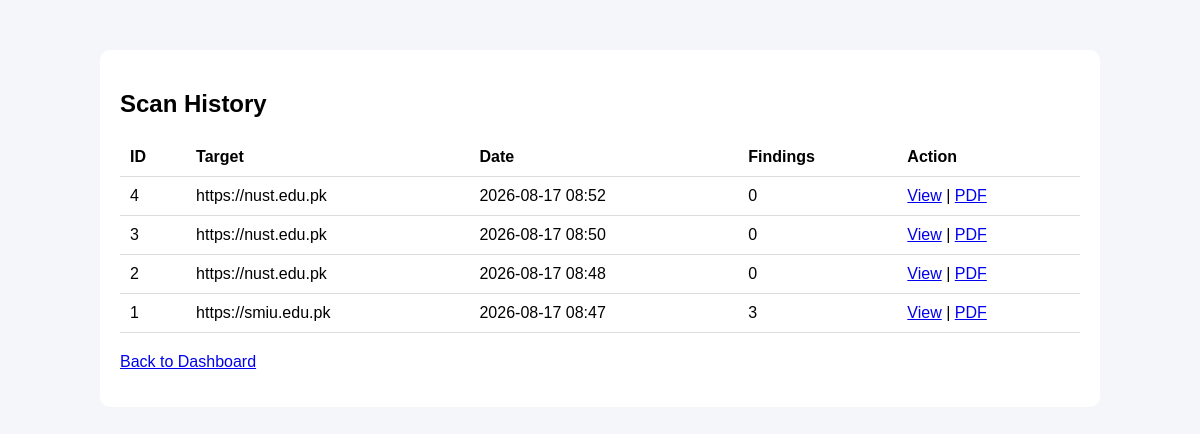
The page /history (signed in) on the database its author committed.
### app.py (models this page shows)
class ScanRecord(db.Model):
    id = db.Column(db.Integer, primary_key=True)
    target_url = db.Column(db.String(500))
    scan_date = db.Column(db.DateTime, default=datetime.utcnow)
    total_findings = db.Column(db.Integer)
    scan_duration = db.Column(db.Float)
    findings_json = db.Column(db.Text)

### app.py (the view)
@app.route('/history')
def history():
    if 'user_id' not in session:
        return redirect('/login')
    scans = ScanRecord.query.order_by(ScanRecord.scan_date.desc()).all()
    return render_template('history.html', scans=scans)

### templates/history.html (shortened to what this page needs)
<!DOCTYPE html>
<html>
<head>
</head>
<body>
    <div class="container">
        <div class="card">
            <h2>Scan History</h2>
            <table>
                <tr>
                    <th>ID</th>
                    <th>Target</th>
                    <th>Date</th>
                    <th>Findings</th>
                    <th>Action</th>
                </tr>
                {% for scan in scans %}
                <tr>
                    <td>{{ scan.id }}</td>
                    <td>{{ scan.target_url }}</td>
                    <td>{{ scan.scan_date.strftime('%Y-%m-%d %H:%M') }}</td>
                    <td>{{ scan.total_findings }}</td>
                    <td>
                        <a href="/scan/{{ scan.id }}">View</a> |
                        <a href="/generate-pdf/{{ scan.id }}">PDF</a>
                    </td>
                </tr>
                {% endfor %}
            </table>
            <p style="margin-top:20px;"><a href="/dashboard">Back to Dashboard</a></p>
        </div>
    </div>
</body>
</html>

### templates/history.html (style rules this page uses)
body { font-family: Arial; background: #f4f6f9; }
.container { max-width: 1000px; margin: 30px auto; padding: 20px; }
.card { background: white; padding: 20px; border-radius: 10px; }
table { width: 100%; border-collapse: collapse; }
th, td { padding: 10px; text-align: left; border-bottom: 1px solid #ddd; }

### rows shown on the page
ScanRecord: id "4", target_url "https://nust.edu.pk", scan_date "2026-08-17 08:52", total_findings "0"
ScanRecord: id "3", target_url "https://nust.edu.pk", scan_date "2026-08-17 08:50", total_findings "0"
ScanRecord: id "2", target_url "https://nust.edu.pk", scan_date "2026-08-17 08:48", total_findings "0"
ScanRecord: id "1", target_url "https://smiu.edu.pk", scan_date "2026-08-17 08:47", total_findings "3"
